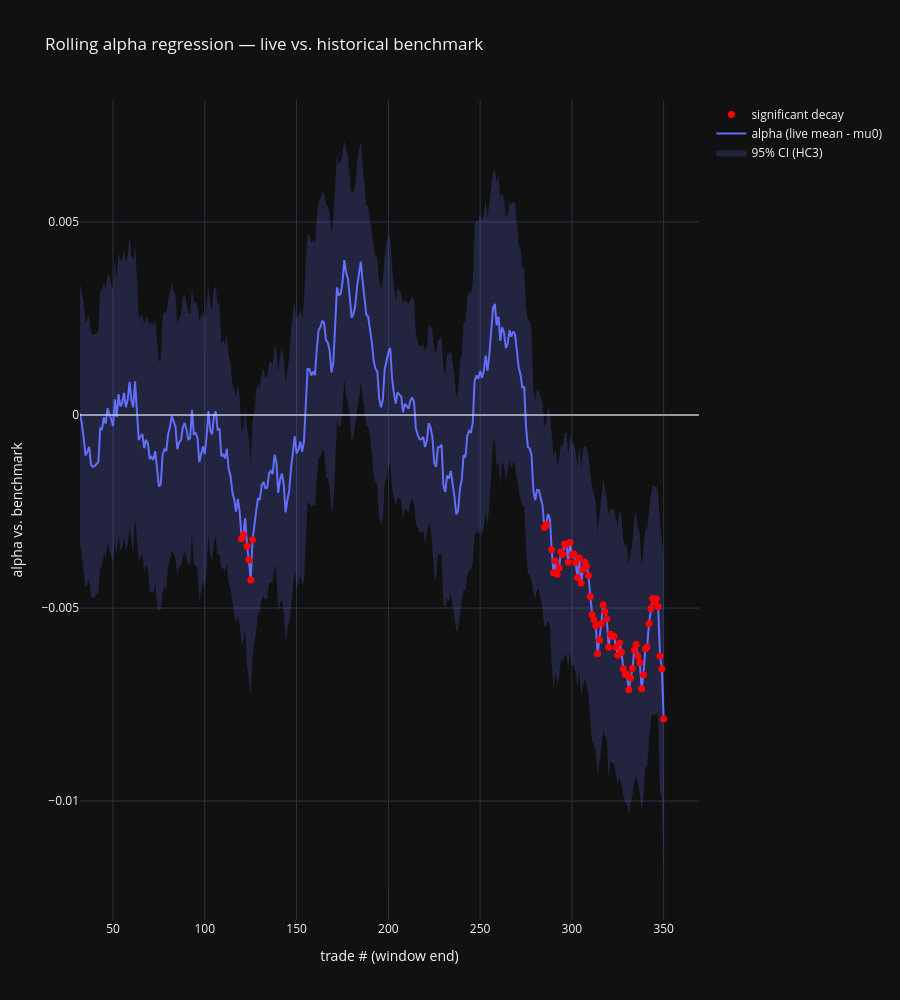

The code cell stored with this chart in its notebook:
### Code cell
fig = go.Figure()
fig.add_trace(go.Scatter(x=alpha_df["t"], y=alpha_df["ci_high"], mode="lines",
                          line=dict(color="rgba(99,110,250,0)"), showlegend=False))
fig.add_trace(go.Scatter(x=alpha_df["t"], y=alpha_df["ci_low"], mode="lines",
                          line=dict(color="rgba(99,110,250,0)"), fill="tonexty",
                          fillcolor="rgba(99,110,250,0.2)", name="95% CI (HC3)"))
fig.add_trace(go.Scatter(x=alpha_df["t"], y=alpha_df["alpha"], mode="lines",
                          line=dict(color="#636EFA"), name="alpha (live mean - mu0)"))
fig.add_hline(y=0, line_color="white", line_width=1)
sig = alpha_df["ci_high"] < 0
fig.add_trace(go.Scatter(x=alpha_df.loc[sig, "t"], y=alpha_df.loc[sig, "alpha"], mode="markers",
                          marker=dict(color="red", size=7), name="significant decay"))
fig.update_layout(title="Rolling alpha regression — live vs. historical benchmark", template=TEMPLATE,
                   xaxis_title="trade # (window end)", yaxis_title="alpha vs. benchmark", height = 1000)
fig.show()

### Figure 1 — Plotly figure (JSON) as saved in the notebook; plotly's stock layout.template omitted (floating-point values rounded to 4 significant figures; data arrays with more than 128 entries replaced by an {"elided": "..."} marker saying what was removed)
{"data": [{"line": {"color": "rgba(99,110,250,0)"}, "mode": "lines", "showlegend": false, "type": "scatter", "x": {"elided": "319 int values"}, "y": {"elided": "319 float values"}}, {"fill": "tonexty", "fillcolor": "rgba(99,110,250,0.2)", "line": {"color": "rgba(99,110,250,0)"}, "mode": "lines", "name": "95% CI (HC3)", "type": "scatter", "x": {"elided": "319 int values"}, "y": {"elided": "319 float values"}}, {"line": {"color": "#636EFA"}, "mode": "lines", "name": "alpha (live mean - mu0)", "type": "scatter", "x": {"elided": "319 int values"}, "y": {"elided": "319 float values"}}, {"marker": {"color": "red", "size": 7}, "mode": "markers", "name": "significant decay", "type": "scatter", "x": [120, 121, 123, 124, 125, 126, 285, 286, 289, 290, 291, 292, 293, 294, 295, 296, 297, 298, 299, 300, 301, 302, 303, 304, 305, 306, 307, 308, 309, 310, 311, 312, 313, 314, 315, 316, 317, 318, 319, 320, 321, 322, 323, 324, 325, 326, 327, 328, 329, 330, 331, 332, 333, 334, 335, 336, 337, 338, 339, 340, 341, 342, 343, 344, 345, 346, 347, 348, 349, 350], "y": [-0.003205, -0.003103, -0.003396, -0.003748, -0.004275, -0.003231, -0.002911, -0.002838, -0.00349, -0.004089, -0.003778, -0.004123, -0.003961, -0.003545, -0.003616, -0.003345, -0.00334, -0.003816, -0.003304, -0.003621, -0.003601, -0.003821, -0.004211, -0.003697, -0.004361, -0.004, -0.003804, -0.003918, -0.004158, -0.004698, -0.00517, -0.005303, -0.005459, -0.006185, -0.00583, -0.005404, -0.004914, -0.005095, -0.005285, -0.006017, -0.005678, -0.005735, -0.005729, -0.006017, -0.00622, -0.005908, -0.006139, -0.00657, -0.006718, -0.006718, -0.007116, -0.00681, -0.006567, -0.006085, -0.005942, -0.006254, -0.006419, -0.00709, -0.006726, -0.006056, -0.006012, -0.005399, -0.005011, -0.00476, -0.004843, -0.004759, -0.004963, -0.006241, -0.00657, -0.007875]}], "layout": {"height": 1000, "shapes": [{"line": {"color": "white", "width": 1}, "type": "line", "x0": 0, "x1": 1, "xref": "x domain", "y0": 0, "y1": 0, "yref": "y"}], "title": {"text": "Rolling alpha regression — live vs. historical benchmark"}, "xaxis": {"title": {"text": "trade # (window end)"}}, "yaxis": {"title": {"text": "alpha vs. benchmark"}}}}
